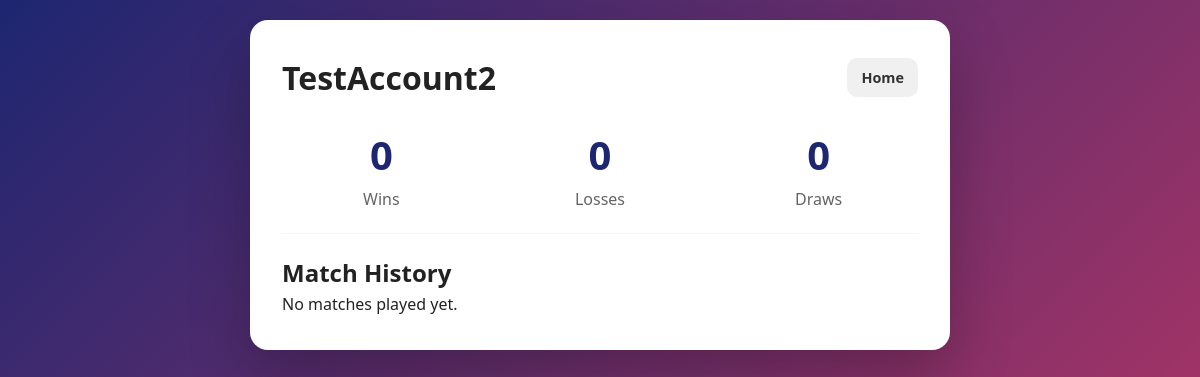
Before: /profile (signed in) with the older database file.
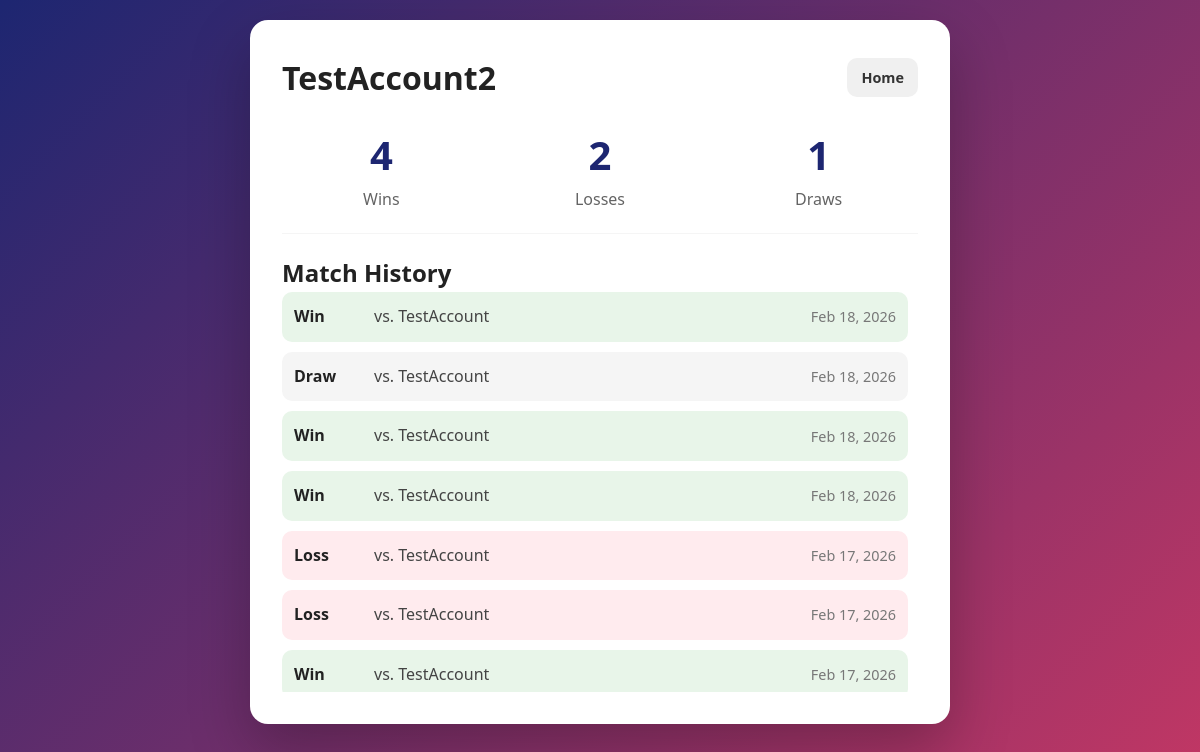
After: the same page with the newer database file.
### app.py (models this page shows, shortened)
class Match(db.Model):
    id = db.Column(db.Integer, primary_key=True)
    player1_id = db.Column(db.Integer, db.ForeignKey('user.id'), nullable=False)
    player2_id = db.Column(db.Integer, db.ForeignKey('user.id'), nullable=False)
    winner_id = db.Column(db.Integer, db.ForeignKey('user.id'), nullable=True)
    is_draw = db.Column(db.Boolean, default=False, nullable=False)
    timestamp = db.Column(db.DateTime, server_default=db.func.now())
    player1 = db.relationship('User', foreign_keys=[player1_id])
    player2 = db.relationship('User', foreign_keys=[player2_id])
    winner = db.relationship('User', foreign_keys=[winner_id])

class User(UserMixin, db.Model):
    id = db.Column(db.Integer, primary_key=True)
    username = db.Column(db.String(100), unique=True, nullable=False)
    password_hash = db.Column(db.String(128))

### app.py (the view)
@app.route("/profile")
@login_required
def profile():
    if session.get('is_guest'):
        flash("Guests do not have profiles."); return redirect(url_for('home'))
    user_id = current_user.id
    wins = Match.query.filter_by(winner_id=user_id).count()
    draws = Match.query.filter(or_(Match.player1_id == user_id, Match.player2_id == user_id), Match.is_draw==True).count()
    total_matches = Match.query.filter(or_(Match.player1_id == user_id, Match.player2_id == user_id)).count()
    losses = total_matches - wins - draws
    matches = Match.query.filter(or_(Match.player1_id == user_id, Match.player2_id == user_id)).order_by(Match.timestamp.desc()).all()
    return render_template("profile.html", user=current_user, matches=matches, wins=wins, losses=losses, draws=draws)

### app.py (called while the page is built)
@login_manager.user_loader
def load_user(user_id):
    if session.get('is_guest'): return GuestUser(session.get('guest_id'))
    return User.query.get(int(user_id))

### templates/profile.html (shortened to what this page needs)
<!DOCTYPE html>
<html lang="en">
<head>
    <link rel="stylesheet" href="{{ url_for('static', filename='css/style.css') }}">
</head>
<body class="bg">
<div class="profile-layout">
    <div class="card profile-card">
        <div class="profile-header">
            <h1>{{ user.username }}</h1>
            <a href="{{ url_for('home') }}" class="button secondary small">Home</a>
        </div>
        <div class="stats-grid">
            <div class="stat-item">
                <h2>{{ wins }}</h2>
                <p>Wins</p>
            </div>
            <div class="stat-item">
                <h2>{{ losses }}</h2>
                <p>Losses</p>
            </div>
            <div class="stat-item">
                <h2>{{ draws }}</h2>
                <p>Draws</p>
            </div>
        </div>
        <div class="divider"></div>
        <h2>Match History</h2>
        <ul class="match-history">
            {% for match in matches %}
                <li class="match-item
                    {% if match.is_draw %}draw
                    {% elif match.winner_id == user.id %}win
                    {% else %}loss{% endif %}">
                    <div class="match-result">
                        {% if match.is_draw %}
                            Draw
                        {% elif match.winner_id == user.id %}
                            Win
                        {% else %}
                            Loss
                        {% endif %}
                    </div>
                    <div class="match-opponent">
                        vs.
                        {% if match.player1_id == user.id %}
                            {{ match.player2.username }}
                        {% else %}
                            {{ match.player1.username }}
                        {% endif %}
                    </div>
                    <div class="match-timestamp">
                        {{ match.timestamp.strftime('%b %d, %Y') }}
                    </div>
                </li>
            {% else %}
                <li>No matches played yet.</li>
            {% endfor %}
        </ul>
    </div>
</div>
</body>
</html>

Changed rows visible on the page:
now on this page (row edited): Match: is_draw "Win", player1.username "TestAccount", timestamp "Feb 18, 2026"
now on this page (row edited): Match: is_draw "Draw", player1.username "TestAccount", timestamp "Feb 18, 2026"
now on this page (row edited): Match: is_draw "Win", player1.username "TestAccount", timestamp "Feb 18, 2026"
now on this page (row edited): Match: is_draw "Win", player1.username "TestAccount", timestamp "Feb 18, 2026"
now on this page (row edited): Match: is_draw "Loss", player1.username "TestAccount", timestamp "Feb 17, 2026"
now on this page (row edited): Match: is_draw "Loss", player1.username "TestAccount", timestamp "Feb 17, 2026"
now on this page (row edited): Match: is_draw "Win", player1.username "TestAccount", timestamp "Feb 17, 2026"
Other visible differences:
{{ wins }}: "0" → "4"
{{ losses }}: "0" → "2"
{{ draws }}: "0" → "1"
text no longer shown: "No matches played yet."
